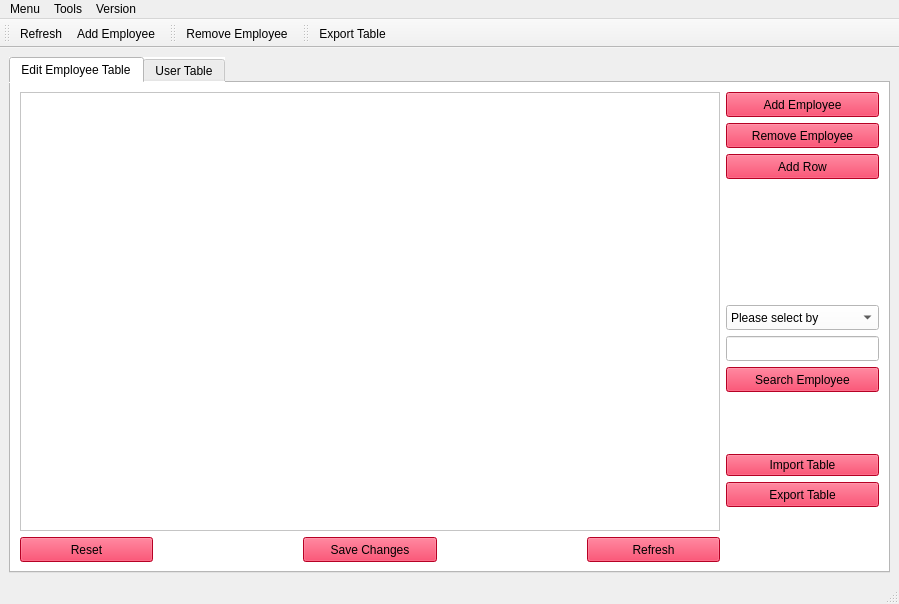
<?xml version="1.0" encoding="UTF-8"?>
<ui version="4.0">
 <class>myMainWindow</class>
 <widget class="QMainWindow" name="myMainWindow">
  <property name="geometry">
   <rect>
    <x>0</x>
    <y>0</y>
    <width>899</width>
    <height>604</height>
   </rect>
  </property>
  <property name="windowTitle">
   <string>MainWindow</string>
  </property>
  <widget class="QWidget" name="centralwidget">
   <layout class="QVBoxLayout" name="verticalLayout_5">
    <item>
     <widget class="QTabWidget" name="tabWidget">
      <property name="autoFillBackground">
       <bool>false</bool>
      </property>
      <property name="styleSheet">
       <string notr="true">background-color:rgb(255,255,255)</string>
      </property>
      <property name="currentIndex">
       <number>0</number>
      </property>
      <widget class="QWidget" name="tab_3">
       <attribute name="title">
        <string>Edit Employee Table</string>
       </attribute>
       <layout class="QVBoxLayout" name="verticalLayout_6">
        <item>
         <layout class="QHBoxLayout" name="horizontalLayout_3">
          <item>
           <layout class="QVBoxLayout" name="verticalLayout_2">
            <item>
             <widget class="QTableView" name="tableView_RTM">
              <property name="minimumSize">
               <size>
                <width>700</width>
                <height>400</height>
               </size>
              </property>
             </widget>
            </item>
            <item>
             <layout class="QHBoxLayout" name="horizontalLayout">
              <property name="spacing">
               <number>150</number>
              </property>
              <item>
               <widget class="QPushButton" name="reset_tab3_pushButton">
                <property name="minimumSize">
                 <size>
                  <width>130</width>
                  <height>25</height>
                 </size>
                </property>
                <property name="styleSheet">
                 <string notr="true">background-color:rgb(255,0,50,50,)</string>
                </property>
                <property name="text">
                 <string>Reset</string>
                </property>
               </widget>
              </item>
              <item>
               <widget class="QPushButton" name="savechanges_tab3_pushButton">
                <property name="minimumSize">
                 <size>
                  <width>130</width>
                  <height>25</height>
                 </size>
                </property>
                <property name="styleSheet">
                 <string notr="true">background-color:rgb(255,0,50,50,)</string>
                </property>
                <property name="text">
                 <string>Save Changes</string>
                </property>
               </widget>
              </item>
              <item>
               <widget class="QPushButton" name="loadtable_tab3_pushButton">
                <property name="minimumSize">
                 <size>
                  <width>130</width>
                  <height>25</height>
                 </size>
                </property>
                <property name="styleSheet">
                 <string notr="true">background-color:rgb(255,0,50,50,)</string>
                </property>
                <property name="text">
                 <string>Refresh</string>
                </property>
               </widget>
              </item>
             </layout>
            </item>
           </layout>
          </item>
          <item>
           <layout class="QVBoxLayout" name="verticalLayout">
            <item>
             <widget class="QPushButton" name="add_employee_pushButton">
              <property name="minimumSize">
               <size>
                <width>130</width>
                <height>25</height>
               </size>
              </property>
              <property name="styleSheet">
               <string notr="true">background-color:rgb(255,0,50,50,)</string>
              </property>
              <property name="text">
               <string>Add Employee</string>
              </property>
             </widget>
            </item>
            <item>
             <widget class="QPushButton" name="remove_row_pushButton">
              <property name="minimumSize">
               <size>
                <width>130</width>
                <height>25</height>
               </size>
              </property>
              <property name="styleSheet">
               <string notr="true">background-color:rgb(255,0,50,50,)</string>
              </property>
              <property name="text">
               <string>Remove Employee</string>
              </property>
             </widget>
            </item>
            <item>
             <widget class="QPushButton" name="add_row_pushButton">
              <property name="minimumSize">
               <size>
                <width>130</width>
                <height>25</height>
               </size>
              </property>
              <property name="styleSheet">
               <string notr="true">background-color:rgb(255,0,50,50,)</string>
              </property>
              <property name="text">
               <string>Add Row</string>
              </property>
             </widget>
            </item>
            <item>
             <spacer name="verticalSpacer">
              <property name="orientation">
               <enum>Qt::Vertical</enum>
              </property>
              <property name="sizeHint" stdset="0">
               <size>
                <width>20</width>
                <height>120</height>
               </size>
              </property>
             </spacer>
            </item>
            <item>
             <widget class="QComboBox" name="search_employee_comboBox">
              <property name="minimumSize">
               <size>
                <width>130</width>
                <height>25</height>
               </size>
              </property>
              <item>
               <property name="text">
                <string>Please select by</string>
               </property>
              </item>
              <item>
               <property name="text">
                <string>Employee Id</string>
               </property>
              </item>
              <item>
               <property name="text">
                <string>Employee name</string>
               </property>
              </item>
              <item>
               <property name="text">
                <string>Age</string>
               </property>
              </item>
              <item>
               <property name="text">
                <string>Gender</string>
               </property>
              </item>
              <item>
               <property name="text">
                <string>Salary</string>
               </property>
              </item>
             </widget>
            </item>
            <item>
             <widget class="QLineEdit" name="search_employee_lineEdit">
              <property name="minimumSize">
               <size>
                <width>130</width>
                <height>25</height>
               </size>
              </property>
              <property name="font">
               <font>
                <weight>50</weight>
                <bold>false</bold>
               </font>
              </property>
              <property name="toolTip">
               <string>Enter Employee Id</string>
              </property>
              <property name="styleSheet">
               <string notr="true">background-color:rg(0,0,50,10)</string>
              </property>
             </widget>
            </item>
            <item>
             <widget class="QPushButton" name="search_employee_pushButton">
              <property name="minimumSize">
               <size>
                <width>130</width>
                <height>25</height>
               </size>
              </property>
              <property name="styleSheet">
               <string notr="true">background-color:rgb(255,0,50,50,)</string>
              </property>
              <property name="text">
               <string>Search Employee</string>
              </property>
             </widget>
            </item>
            <item>
             <spacer name="verticalSpacer_3">
              <property name="orientation">
               <enum>Qt::Vertical</enum>
              </property>
              <property name="sizeHint" stdset="0">
               <size>
                <width>20</width>
                <height>48</height>
               </size>
              </property>
             </spacer>
            </item>
            <item>
             <widget class="QPushButton" name="pushButton_2">
              <property name="styleSheet">
               <string notr="true">background-color:rgb(255,0,50,50,)</string>
              </property>
              <property name="text">
               <string>Import Table</string>
              </property>
             </widget>
            </item>
            <item>
             <widget class="QPushButton" name="pushButton">
              <property name="minimumSize">
               <size>
                <width>130</width>
                <height>25</height>
               </size>
              </property>
              <property name="styleSheet">
               <string notr="true">background-color:rgb(255,0,50,50,)</string>
              </property>
              <property name="text">
               <string>Export Table</string>
              </property>
             </widget>
            </item>
            <item>
             <spacer name="verticalSpacer_2">
              <property name="orientation">
               <enum>Qt::Vertical</enum>
              </property>
              <property name="sizeHint" stdset="0">
               <size>
                <width>17</width>
                <height>28</height>
               </size>
              </property>
             </spacer>
            </item>
           </layout>
          </item>
         </layout>
        </item>
       </layout>
      </widget>
      <widget class="QWidget" name="tab_4">
       <attribute name="title">
        <string>User Table</string>
       </attribute>
       <layout class="QHBoxLayout" name="horizontalLayout_5">
        <item>
         <layout class="QVBoxLayout" name="verticalLayout_4">
          <item>
           <layout class="QHBoxLayout" name="horizontalLayout_4">
            <item>
             <widget class="QTableView" name="tableView_user"/>
            </item>
            <item>
             <layout class="QVBoxLayout" name="verticalLayout_3">
              <item>
               <widget class="QPushButton" name="add_user_pushButton">
                <property name="styleSheet">
                 <string notr="true">background-color:rgb(255,0,50,50,)</string>
                </property>
                <property name="text">
                 <string>Add User</string>
                </property>
               </widget>
              </item>
              <item>
               <widget class="QPushButton" name="remove_user_pushButton_2">
                <property name="styleSheet">
                 <string notr="true">background-color:rgb(255,0,50,50,)</string>
                </property>
                <property name="text">
                 <string>Remove User</string>
                </property>
               </widget>
              </item>
             </layout>
            </item>
           </layout>
          </item>
          <item>
           <layout class="QHBoxLayout" name="horizontalLayout_8">
            <property name="spacing">
             <number>80</number>
            </property>
            <item>
             <widget class="QPushButton" name="reset_user_pushButton">
              <property name="styleSheet">
               <string notr="true">background-color:rgb(255,0,50,50,)</string>
              </property>
              <property name="text">
               <string>Reset</string>
              </property>
             </widget>
            </item>
            <item>
             <widget class="QPushButton" name="savechanges_user_pushButton">
              <property name="styleSheet">
               <string notr="true">background-color:rgb(255,0,50,50,)</string>
              </property>
              <property name="text">
               <string>Save Changes</string>
              </property>
             </widget>
            </item>
            <item>
             <widget class="QPushButton" name="loadtable_user_pushButton">
              <property name="styleSheet">
               <string notr="true">background-color:rgb(255,0,50,50,)</string>
              </property>
              <property name="text">
               <string>Load table</string>
              </property>
             </widget>
            </item>
           </layout>
          </item>
         </layout>
        </item>
       </layout>
      </widget>
     </widget>
    </item>
   </layout>
  </widget>
  <widget class="QMenuBar" name="menubar">
   <property name="geometry">
    <rect>
     <x>0</x>
     <y>0</y>
     <width>899</width>
     <height>22</height>
    </rect>
   </property>
   <widget class="QMenu" name="menuMenu">
    <property name="title">
     <string>Menu</string>
    </property>
    <addaction name="actionLog_Out"/>
    <addaction name="actionExit"/>
   </widget>
   <widget class="QMenu" name="menuHelp">
    <property name="title">
     <string>Tools</string>
    </property>
    <addaction name="refresh_actionAbout"/>
    <addaction name="actionAdd_Employee"/>
    <addaction name="actionRemove_Employee"/>
    <addaction name="actionExport_Table"/>
    <addaction name="actionSave_Changes"/>
   </widget>
   <widget class="QMenu" name="menuVersion">
    <property name="title">
     <string>Version</string>
    </property>
    <addaction name="actionHelp"/>
   </widget>
   <addaction name="menuMenu"/>
   <addaction name="menuHelp"/>
   <addaction name="menuVersion"/>
  </widget>
  <widget class="QStatusBar" name="statusbar"/>
  <widget class="QToolBar" name="toolBar">
   <property name="windowTitle">
    <string>toolBar</string>
   </property>
   <attribute name="toolBarArea">
    <enum>TopToolBarArea</enum>
   </attribute>
   <attribute name="toolBarBreak">
    <bool>false</bool>
   </attribute>
   <addaction name="refresh_actionAbout"/>
   <addaction name="actionAdd_Employee"/>
  </widget>
  <widget class="QToolBar" name="toolBar_3">
   <property name="windowTitle">
    <string>toolBar_3</string>
   </property>
   <attribute name="toolBarArea">
    <enum>TopToolBarArea</enum>
   </attribute>
   <attribute name="toolBarBreak">
    <bool>false</bool>
   </attribute>
   <addaction name="actionRemove_Employee"/>
  </widget>
  <widget class="QToolBar" name="toolBar_4">
   <property name="windowTitle">
    <string>toolBar_4</string>
   </property>
   <attribute name="toolBarArea">
    <enum>TopToolBarArea</enum>
   </attribute>
   <attribute name="toolBarBreak">
    <bool>false</bool>
   </attribute>
   <addaction name="actionExport_Table"/>
  </widget>
  <action name="actionLog_Out">
   <property name="text">
    <string>Log Out</string>
   </property>
  </action>
  <action name="actionExit">
   <property name="text">
    <string>Exit</string>
   </property>
  </action>
  <action name="refresh_actionAbout">
   <property name="icon">
    <iconset>
     <normaloff>:/tool/rsrctool/refresh.png</normaloff>:/tool/rsrctool/refresh.png</iconset>
   </property>
   <property name="text">
    <string>Refresh</string>
   </property>
  </action>
  <action name="actionHelp">
   <property name="text">
    <string>Help</string>
   </property>
  </action>
  <action name="actionAdd_Employee">
   <property name="icon">
    <iconset>
     <normaloff>:/tool/rsrctool/write.png</normaloff>:/tool/rsrctool/write.png</iconset>
   </property>
   <property name="text">
    <string>Add Employee</string>
   </property>
  </action>
  <action name="actionRemove_Employee">
   <property name="icon">
    <iconset>
     <normaloff>:/tool/rsrctool/deleterow.png</normaloff>:/tool/rsrctool/deleterow.png</iconset>
   </property>
   <property name="text">
    <string>Remove Employee</string>
   </property>
  </action>
  <action name="actionExport_Table">
   <property name="icon">
    <iconset>
     <normaloff>:/tool/rsrctool/show table.png</normaloff>:/tool/rsrctool/show table.png</iconset>
   </property>
   <property name="text">
    <string>Export Table</string>
   </property>
  </action>
  <action name="actionSave_Changes">
   <property name="text">
    <string>Save Changes</string>
   </property>
  </action>
 </widget>
 <resources/>
 <connections/>
</ui>
